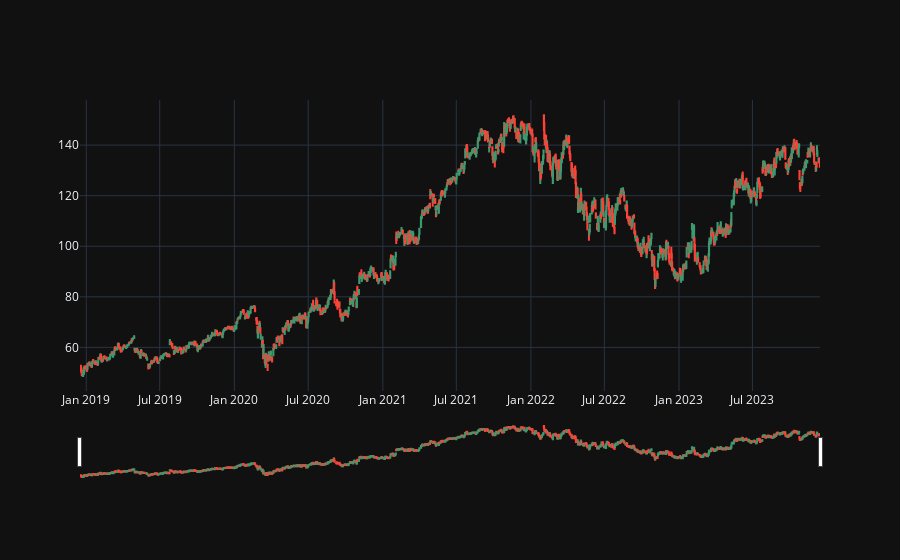

Notebook cell for this chart:
### Markdown cell above
plotting a stock using candlestick

### Code cell
import plotly.graph_objects as go
import plotly.io as pio

import pandas as pd
from datetime import datetime

fig = go.Figure(data=[go.Candlestick(x=df.index,
                open=df['Open'],
                high=df['High'],
                low=df['Low'],
                close=df['Close'])],
                )

fig.update_layout(template='plotly_dark')
fig.show()

### Figure 1 — Plotly figure (JSON) as saved in the notebook; plotly's stock layout.template omitted (floating-point values rounded to 4 significant figures; data arrays with more than 128 entries replaced by an {"elided": "..."} marker saying what was removed)
{"data": [{"close": {"elided": "1258 float values"}, "high": {"elided": "1258 float values"}, "low": {"elided": "1258 float values"}, "open": {"elided": "1258 float values"}, "type": "candlestick", "x": {"elided": "1258 str values"}}], "layout": {}}
